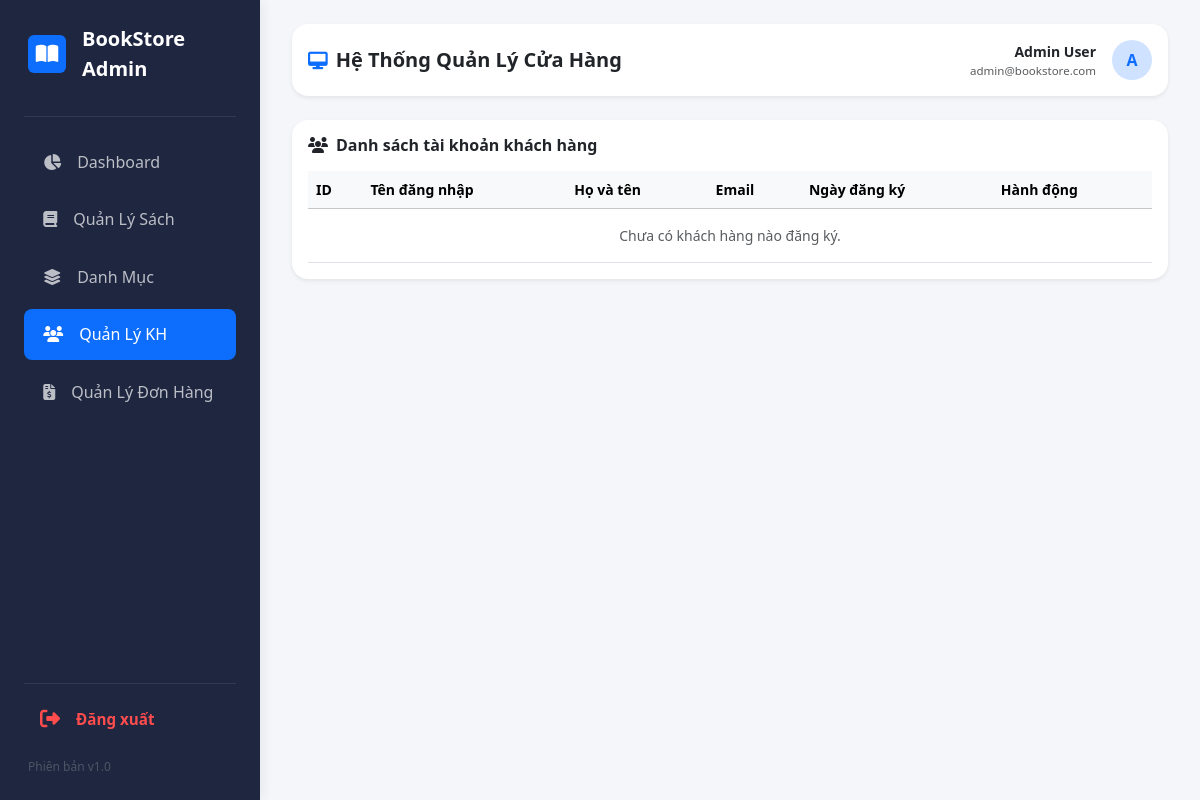
/admin/index.php?page=user-list (signed in), run on an earlier commit of the app's database.
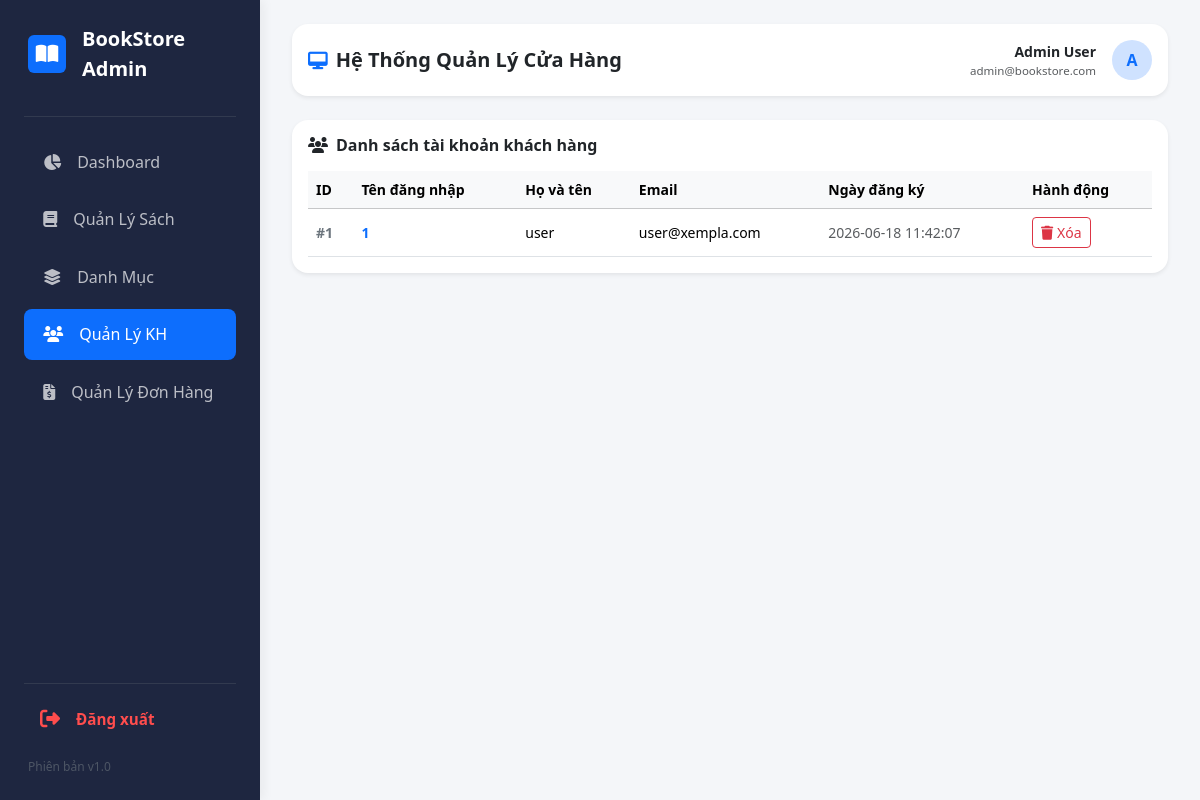
And on a later commit of the database.
### tables this page shows
CREATE TABLE `users` (
  `id` int(11) NOT NULL,
  `username` varchar(50) NOT NULL,
  `password` varchar(255) NOT NULL,
  `fullname` varchar(100) DEFAULT NULL,
  `email` varchar(100) DEFAULT NULL,
  `role` enum('admin','user') DEFAULT 'user',
  `created_at` timestamp NOT NULL DEFAULT current_timestamp()
);

### admin/view/user-list.php (the view, shortened to what this page needs)
<?php
if (isset($pdo)) {
    $users = $pdo->query("SELECT id, username, fullname, email, created_at FROM users WHERE role = 'user' ORDER BY id DESC")->fetchAll(PDO::FETCH_ASSOC);
}
?>
<div class="card panel-box p-3 shadow-sm border-0">
    <h6 class="fw-bold mb-3"><i class="fa-solid fa-users me-2"></i>Danh sách tài khoản khách hàng</h6>
    <div class="table-responsive">
        <table class="table align-middle m-0 small table-hover">
            <thead class="table-light">
                <tr>
                    <th>ID</th>
                    <th>Tên đăng nhập</th>
                    <th>Họ và tên</th>
                    <th>Email</th>
                    <th>Ngày đăng ký</th>
                    <th>Hành động</th>
                </tr>
            </thead>
            <tbody>
                <?php if(empty($users)): ?>
                    <tr><td colspan="6" class="text-center text-muted py-3">Chưa có khách hàng nào đăng ký.</td></tr>
                <?php else: ?>
                    <?php
                    $stt = 1;
                    foreach($users as $u):
                    ?>
                    <tr>
                        <td class="fw-bold text-secondary">#<?= $stt++ ?></td>
                        <td class="fw-bold text-primary"><?= htmlspecialchars($u['username']) ?></td>
                        <td><?= htmlspecialchars($u['fullname'] ?? 'Chưa cập nhật') ?></td>
                        <td><?= htmlspecialchars($u['email'] ?? 'Chưa cập nhật') ?></td>
                        <td class="text-muted"><?= $u['created_at'] ?></td>
                        <td>
                            <button class="btn btn-sm btn-outline-danger" onclick="deleteUser(<?= $u['id'] ?>)">
                                <i class="fa-solid fa-trash"></i> Xóa
                            </button>
                        </td>
                    </tr>
                    <?php endforeach; ?>
                <?php endif; ?>
            </tbody>
        </table>
    </div>
</div>

What changed in the data, as far as the page shows it:
added users: username "1", fullname "user", email "user@xempla.com", created_at "2026-06-18 11:42:07"
Also different on the page:
text no longer shown: "Chưa có khách hàng nào đăng ký."
